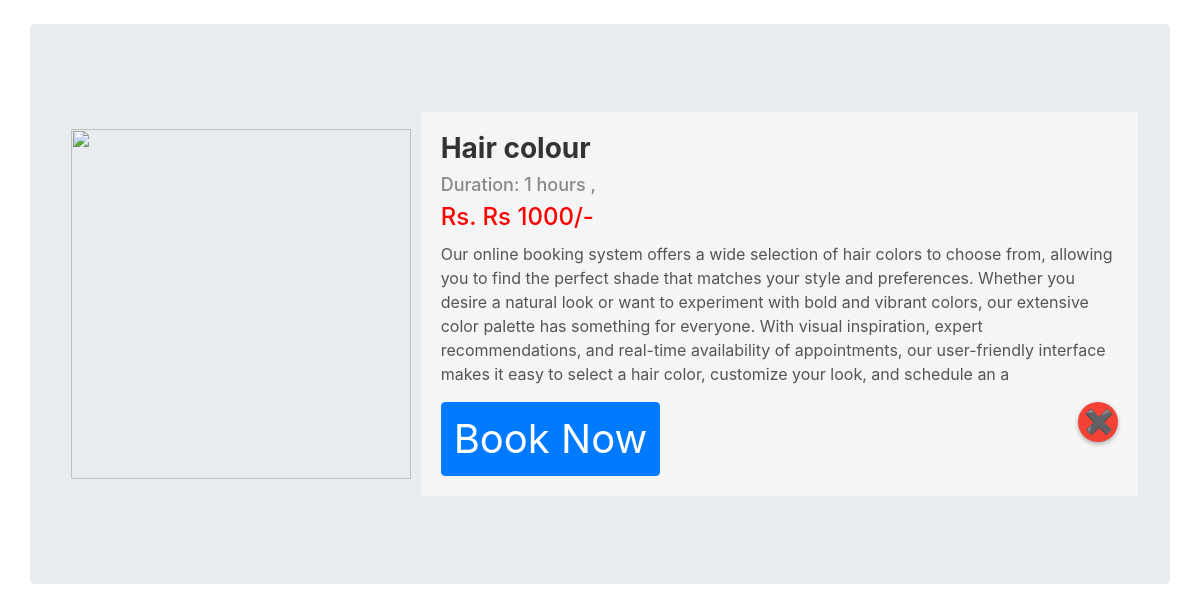
Page /viewservice.php?serid=1 on the committed database.
### tables this page shows
CREATE TABLE `services` (
  `serviceid` int(11) NOT NULL,
  `services` varchar(500) NOT NULL,
  `price` varchar(50) DEFAULT NULL,
  `duration` varchar(50) DEFAULT NULL,
  `serviceDesc` varchar(500) NOT NULL
);

### viewservice.php (the view, shortened to what this page needs)
<!doctype html>
<html lang="en">
<head>
    <link rel="stylesheet" href="https://stackpath.bootstrapcdn.com/bootstrap/4.4.1/css/bootstrap.min.css"
>
    <link rel="stylesheet" href="https://use.fontawesome.com/releases/v5.8.2/css/all.css"
>
</head>
<body>
    <div class="container my-4" id="cont">
        <div class="row jumbotron">
            <?php
            $id = $_GET['serid'];
            $sql = "SELECT * FROM `services` WHERE serviceid = $id";
            $result = mysqli_query($conn, $sql);
            $row = mysqli_fetch_assoc($result);
            $serviceid = $row['serviceid'];
            $services = $row['services'];
            $serviceDesc = $row['serviceDesc'];
            $price = $row['price'];
            $duration = $row['duration'];
            ?>
            <?php
            echo '
        <div class="col-md-4" style="display: flex; justify-content: center; align-items: center;">
                <img src="assets/images/services-' . $serviceid . '.jpg" width="340px" height="350px" max-width: 340px;">
            </div>
            <div class="col-md-8 my-4" style="padding: 20px; background-color: #f5f5f5; animation: fade-in 0.5s ease-out;">
                <h1 style="font-size: 28px; font-weight: bold; color: #333;">' . $services . '</h1>
                <h4 style="font-size: 18px; color: #888;">Duration: ' . $duration . ' ,</h4>
                <h3 style="font-size: 24px; color: #ff0000; margin-bottom: 10px;">Rs. ' . $price . '/-</h3>
                <p style="font-size: 16px; line-height: 1.5; color: #555;">' . $serviceDesc . '</p>';
                if($loggedin){
                    echo '
                        <a href="booking.php"><button style="font-size:250%;   background-color:#675228;   font-weight: 900;
                        border-radius: 25px;   font-size: 2rem; padding: 10px 40px;" class="btn btn-primary">Book Now</button></a>';
                        }
                        else{
                        echo '<button style="font-size:250%;" class="btn btn-primary" data-toggle="modal" data-target="#loginModal">Book Now</button>';
                        }
            echo '</form>
                <a href="index.php#ourservices">
                <button style="font-size:24px; float: right; width: 40px;
                height: 40px;
                font-weight: bold;
                background-color: #f44336;
                color: white;
                border: none;
                border-radius: 50%;
                cursor: pointer;
                box-shadow: 0 2px 4px rgba(0, 0, 0, 0.3);
                transition: background-color 0.3s ease;">&#10006;</button>
                </a>
                 </div>
     </div>'
                ?>
        </div>
</body>
</html>

### viewservice.php (style rules this page uses)
body { background-image: url("assets/images/view.jpg"); background-size: cover; background-repeat: no-repeat; background-position: center; }
#cont { min-height: 570px; }

### rows in the picture
services: services "Hair colour", duration "1 hours", price "Rs 1000", serviceDesc "Our online booking system offers a wide selection of hair colors to choose from, allowing you to find the perfect shade that matches your style and preferences. Whether you desire a natural look or want to experiment with bold and vibrant colors, our extensive color palette has something for everyone. With visual inspiration, expert recommendations, and real-time availability of appointments, our user-friendly interface makes it easy to select a hair color, customize your look, and schedule an a"
